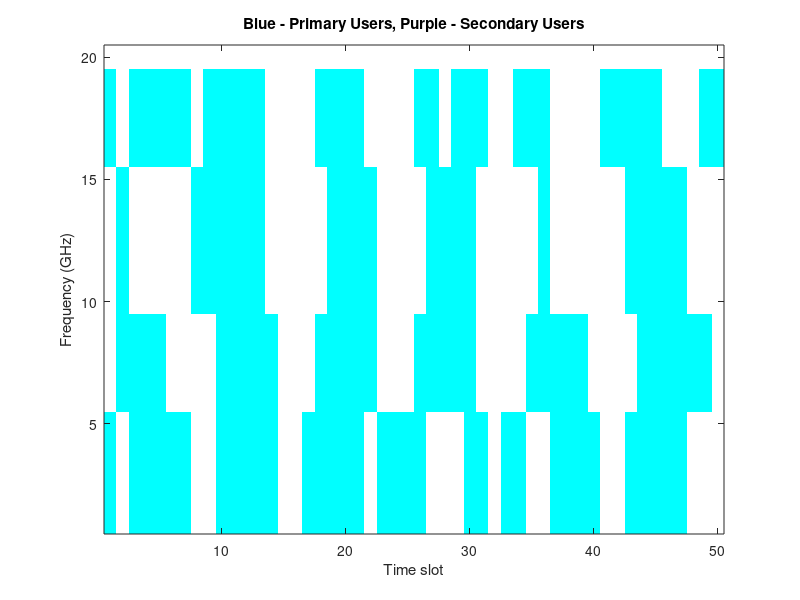

Write the MATLAB code that produced this figure.
close all;
clear all;clc;

% Initializing main variables

% # of transmit time blocks for PUs
transmit1 = randi([0 1]); % 1 = transmitted, 0 = silence
transmit2 = randi([0 1]);
transmit3 = randi([0 1]);
transmit4 = randi([0 1]);
% # of silence time blocks for PUs
silence1 = ~ transmit1;  % 0 = transmitted, 1 = silence
silence2 = ~ transmit2;
silence3 = ~ transmit3;
silence4 = ~ transmit4;

maxTimeSlots = 50;                        % the total number of time slots that will take place
resource = ones(20,maxTimeSlots,3);       % used to produce final time vs frequency image
actualPuLocation = zeros(4,maxTimeSlots); % matrix showing the 4 PUs transmission history (1 = transmit)
su = zeros(4,maxTimeSlots);               % matrix showing the SU's transmission history (1 = transmit)

%----------------------------------------------------------------------

% Computation of PU & SU location
% First, determining PU
for i = 1:maxTimeSlots
    %each value of i represents a time slot
    % user 1 is using first(top) block, user 2 uses second block,
    % user 3 uses third block, user 4 uses last(bottom) block.

  %block 1 (top block)
    if transmit1 > 0                    %PU1 will transmit here
        actualPuLocation(1,i) = 1;
        transmit1 = transmit1 - 1;
    elseif silence1 > 0
        actualPuLocation(1,i) = 0;      %PU1 is silent here
        silence1 = silence1 - 1;
        if silence1 == 0
            transmit1 = randi([2 5]);   %PU1 will transmit next time slot (according to its distribution)
        end
    end
    if silence1 == 0 & transmit1 == 0
        silence1 = randi([1 4]);        %PU1 will be silent next time slot (according to its distribution)
    end
    
    
    %block 2 
    if transmit2 > 0                    %PU2 will transmit here
        actualPuLocation(2,i) = 1;
        transmit2 = transmit2 - 1;
    elseif silence2 > 0
        actualPuLocation(2,i) = 0;      %PU2 is silent here
        silence2 = silence2 - 1;
        if silence2 == 0
            transmit2 = randi([1 8]);   %PU2 will transmit next time slot (according to its distribution)
        end
    end
    if silence2 == 0 & transmit2 == 0
        silence2 = randi([1 7]);        %PU2 will be silent next time slot (according to its distribution)
    end
    
    
     %block 3
    if transmit3 > 0                    %PU3 will transmit here
        actualPuLocation(3,i) = 1;
        transmit3 = transmit3 - 1;
    elseif silence3 > 0
        actualPuLocation(3,i) = 0;      %PU3 is silent here
        silence3 = silence3 - 1;
        if silence3 == 0
            transmit3 = randi([4 6]);   %PU3 will transmit next time slot (according to its distribution)
        end
    end
    if silence3 == 0 & transmit3 == 0
        silence3 = randi([3 6]);        %PU3 will be silent next time slot (according to its distribution)
    end
    
    
    %block 4 (bottom block)
    if transmit4 > 0                    %PU4 will transmit here
        actualPuLocation(4,i) = 1;
        transmit4 = transmit4 - 1;
    elseif silence4 > 0
        actualPuLocation(4,i) = 0;      %PU4 is silent here
        silence4 = silence4 - 1;
        if silence4 == 0
            transmit4 = randi([2 6]);   %PU4 will transmit next time slot (according to its distribution)
        end
    end
    if silence4 == 0 & transmit4 == 0
        silence4 = randi([1 5]);        %PU4 will be silent next time slot (according to its distribution)
    end
    
% Next, determining the SU tranmitting location
    
% THIS WILL BE DNN LOCATION
% rowOfSU1 = 1;		% top/1st resource block
% --DNN--
% su(rowOfSU1,i) = 1; 	%giving value to SU


%------------------------------------------------------------------------

% Giving values for the 'plotting'

    % PU4 and SU
    if actualPuLocation(4,i) == 1 && su(4,i) == 1
        disp("Interference in 4th resource block"); 
        resource(1:5, i,1) = 0;
        su(4,i) = 0;
    elseif actualPuLocation(4,i) == 0 && su(4,i) == 1
        resource(1:5, i,2) = 0;
    elseif actualPuLocation(4,i) == 1
        resource(1:5, i,1) = 0;
    end

    % PU3 and SU
    if actualPuLocation(3,i) == 1 && su(3,i) == 1
        disp("Interference in 3rd resource block"); 
        resource(6:9, i,1) = 0;
        su(3,i) = 0;
    elseif actualPuLocation(3,i) == 0 && su(3,i) == 1
        resource(6:9, i,2) = 0;
    elseif actualPuLocation(3,i) == 1
        resource(6:9, i,1) = 0;
    end

    % PU2 and SU
    if actualPuLocation(2,i) == 1 && su(2,i) == 1
        disp("Interference in 2nd resource block"); 
        resource(10:15, i,1) = 0;
        su(2,i) = 0;
    elseif actualPuLocation(2,i) == 0 && su(2,i) == 1
        resource(10:15, i,2) = 0;
    elseif actualPuLocation(2,i) == 1
        resource(10:15, i,1) = 0;
    end

    %PU1 and SU
    if actualPuLocation(1,i) == 1 && su(1,i) == 1
        disp("Interference in 1st resource block"); 
        resource(16:19, i,1) = 0;
        su(1,i) = 0;
    elseif actualPuLocation(1,i) == 0 && su(1,i) == 1
        resource(16:19, i,2) = 0;
    elseif actualPuLocation(1,i) == 1
        resource(16:19, i,1) = 0;
    end
    
    % Creating a time vs frequency plot for our spectrum
    figure(5)
    image(resource)
    xlabel('Time slot')
    ylabel('Frequency (GHz)')
    title('Blue - Primary Users, Purple - Secondary Users');
    set(gca,'YDir','normal')
    %pause
    
    
end
